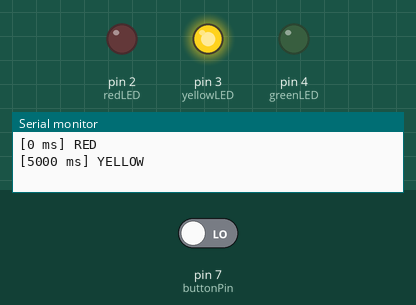
Bench run of a sketch on a simulated Arduino Uno, built with avr-gcc and run on an emulated ATmega328P. Parts: output pins drawn as LEDs (lit = HIGH), the last lines printed to the serial monitor. The test bench sets the inputs (shaded band); at power-on: pin 7 (buttonPin) LOW.

Above: at 5.1 s.
At 7.8 s:
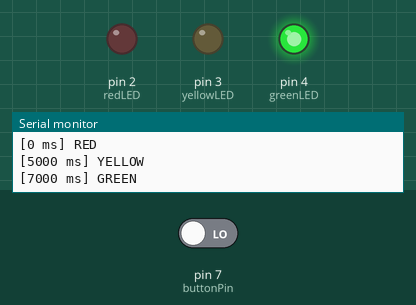
7.9 s: pin 7 (buttonPin) driven HIGH
At 12.4 s:
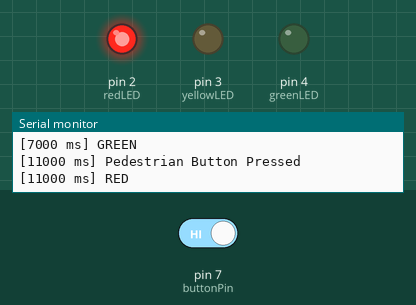
Timing chart, 0 to 13.9 s (numbered marks = the images above; inputs shaded):
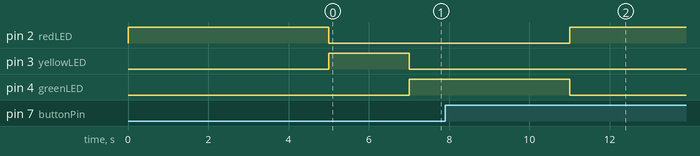

Measured:
- after the input at 7.9 s, pin 2 (redLED): goes on until 11.0 s, then stays HIGH; pin 3 (yellowLED): stays LOW (without the input it goes to HIGH after 8.1 s); pin 4 (greenLED): goes on until 11.0 s, then stays LOW

The sketch:

traffic_light.ino
```cpp
/*
 * Project     : Traffic Light Controller
 * Author      : Dinesh Patra
 * Date        : 04-07-2026
 * Description : Traffic light with pedestrian button and Serial Monitor output.
 */

const int redLED = 2;
const int yellowLED = 3;
const int greenLED = 4;
const int buttonPin = 7;

void setup() {
  pinMode(redLED, OUTPUT);
  pinMode(yellowLED, OUTPUT);
  pinMode(greenLED, OUTPUT);

  pinMode(buttonPin, INPUT);

  Serial.begin(9600);
}

void showRed(unsigned long duration) {
  digitalWrite(redLED, HIGH);
  digitalWrite(yellowLED, LOW);
  digitalWrite(greenLED, LOW);

  Serial.print("[");
  Serial.print(millis());
  Serial.println(" ms] RED");

  delay(duration);
}

void showYellow(unsigned long duration) {
  digitalWrite(redLED, LOW);
  digitalWrite(yellowLED, HIGH);
  digitalWrite(greenLED, LOW);

  Serial.print("[");
  Serial.print(millis());
  Serial.println(" ms] YELLOW");

  delay(duration);
}

void showGreen(unsigned long duration) {
  digitalWrite(redLED, LOW);
  digitalWrite(yellowLED, LOW);
  digitalWrite(greenLED, HIGH);

  Serial.print("[");
  Serial.print(millis());
  Serial.println(" ms] GREEN");

  delay(duration);
}

void loop() {

  if (digitalRead(buttonPin) == HIGH) {
    Serial.print("[");
    Serial.print(millis());
    Serial.println(" ms] Pedestrian Button Pressed");

    showRed(8000);
    return;
  }

  showRed(5000);

  if (digitalRead(buttonPin) == HIGH) {
    showRed(8000);
    return;
  }

  showYellow(2000);

  if (digitalRead(buttonPin) == HIGH) {
    showRed(8000);
    return;
  }

  showGreen(4000);
}
```
